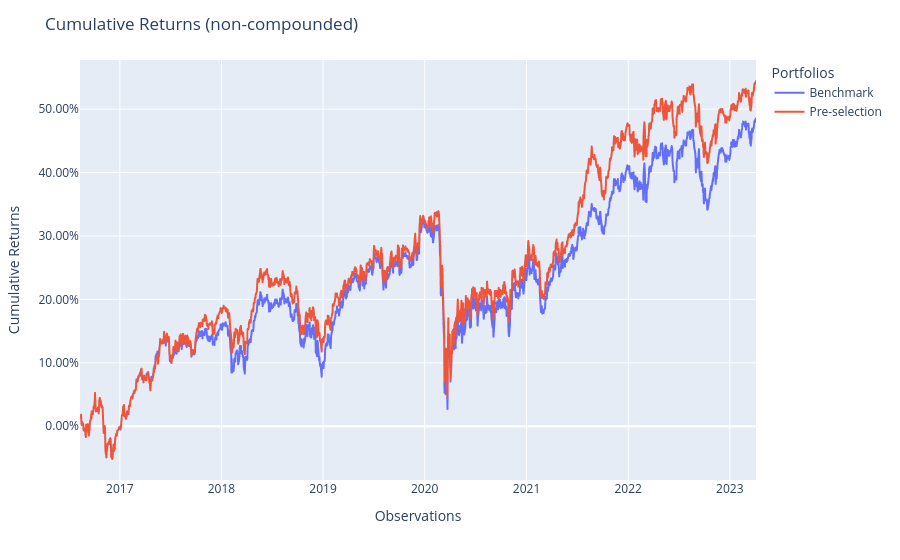

Notebook code for this chart:
### Code cell
population.plot_cumulative_returns()

### Figure 1 — Plotly figure (JSON) as saved in the notebook; plotly's stock layout.template omitted (floating-point values rounded to 4 significant figures; data arrays with more than 128 entries replaced by an {"elided": "..."} marker saying what was removed)
{"data": [{"hovertemplate": "variable=Benchmark<br>index=%{x}<br>value=%{y}<extra></extra>", "legendgroup": "Benchmark", "line": {"color": "#636efa", "dash": "solid"}, "marker": {"symbol": "circle"}, "mode": "lines", "name": "Benchmark", "showlegend": true, "type": "scattergl", "x": {"elided": "1680 str values"}, "xaxis": "x", "y": {"elided": "1680 float values"}, "yaxis": "y"}, {"hovertemplate": "variable=Pre-selection<br>index=%{x}<br>value=%{y}<extra></extra>", "legendgroup": "Pre-selection", "line": {"color": "#EF553B", "dash": "solid"}, "marker": {"symbol": "circle"}, "mode": "lines", "name": "Pre-selection", "showlegend": true, "type": "scattergl", "x": {"elided": "1680 str values"}, "xaxis": "x", "y": {"elided": "1680 float values"}, "yaxis": "y"}], "layout": {"legend": {"title": {"text": "Portfolios"}, "tracegroupgap": 0}, "margin": {"t": 60}, "title": {"text": "Cumulative Returns (non-compounded)"}, "xaxis": {"anchor": "y", "domain": [0, 1], "title": {"text": "Observations"}}, "yaxis": {"anchor": "x", "domain": [0, 1], "tickformat": ".2%", "title": {"text": "Cumulative Returns"}}}}
